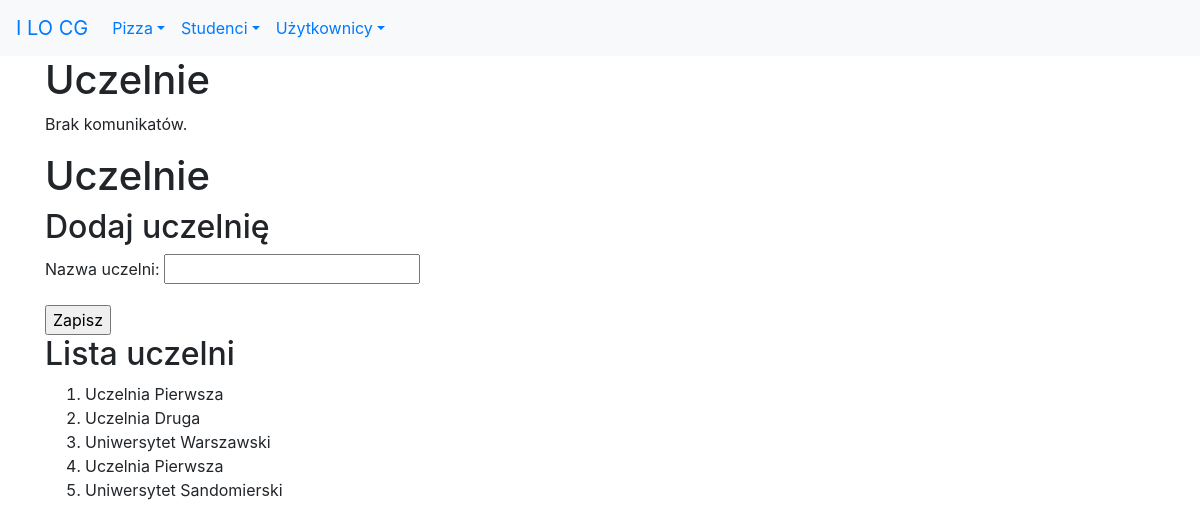
The page /studenci/uczelnie/ (signed in) on the database as committed earlier.
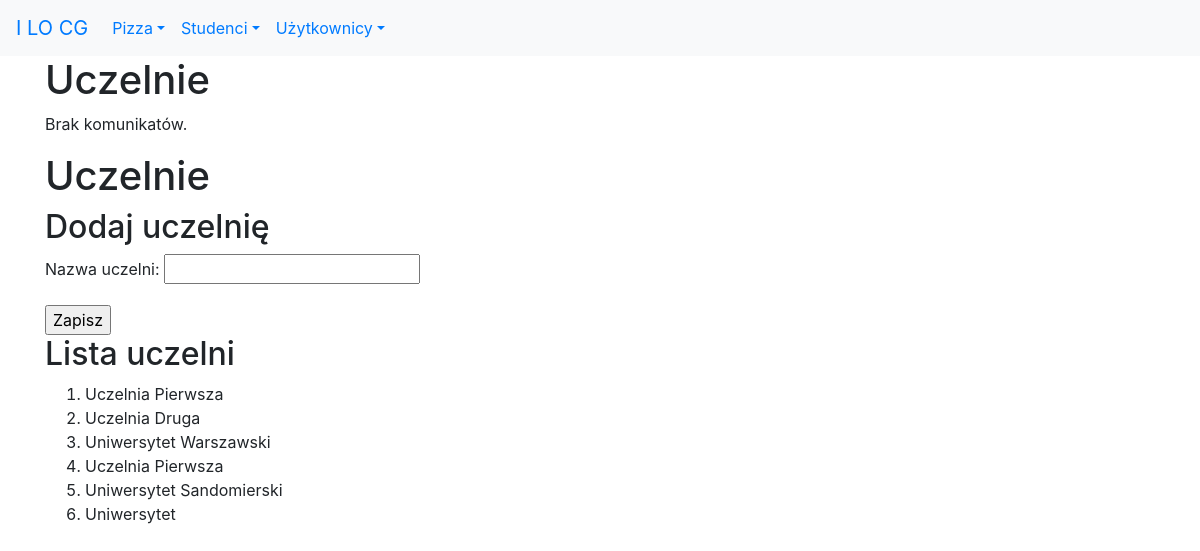
The same page on the database as committed later.
### studenci/models.py (models this page shows, shortened)
class Uczelnia(models.Model):
    nazwa = models.CharField(verbose_name='uczelnia', max_length=30)
    class Meta:
        verbose_name_plural = "uczelnie"

### studenci/views.py (the view)
# urls.py: path('uczelnie/', views.uczelnie, name='uczelnie'),
def uczelnie(request):
    if request.method == 'POST':
        form = UczelniaForm(request.POST)
        if form.is_valid():
            u = Uczelnia(nazwa=form.cleaned_data['nazwa'])
            u.save()
            messages.success(request, "Dane zapisano!")
            return redirect(reverse('studenci:uczelnie'))
    else:
        form = UczelniaForm()
    uczelnie = Uczelnia.objects.all()
    kontekst = {
        'form': form,
        'uczelnie': uczelnie
    }
    if request.user.has_perm('studenci.add_uczelnia'):
        return render(request, 'studenci/uczelnie.html', kontekst)
    else:
        messages.info(request, "Nie możesz dodawać uczelni.")
        return redirect(reverse('studenci:index'))

### studenci/forms.py
class UczelniaForm(forms.Form):
    nazwa = forms.CharField(
        label="Nazwa uczelni:",
        max_length=30,
        widget=forms.TextInput()
    )

### studenci/templates/studenci/uczelnie.html (shortened to what this page needs)
{% extends 'szablon.html' %}
{% block naglowek %}Uczelnie{% endblock naglowek %}
{% block tresc %}
<h1>Uczelnie</h1>
<h2>Dodaj uczelnię</h2>
<form action="." method="POST">
    {{ form.as_p }}
    <input type="submit" value="Zapisz">
</form>
<h2>Lista uczelni</h2>
<ol>
    {% for uczelnia in uczelnie %}
        <li>{{ uczelnia.nazwa }}</li>
    {% endfor %}
</ol>
{% endblock tresc %}

Rows that differ between the two databases and show on the page:
added Uczelnia: nazwa "Uniwersytet"
